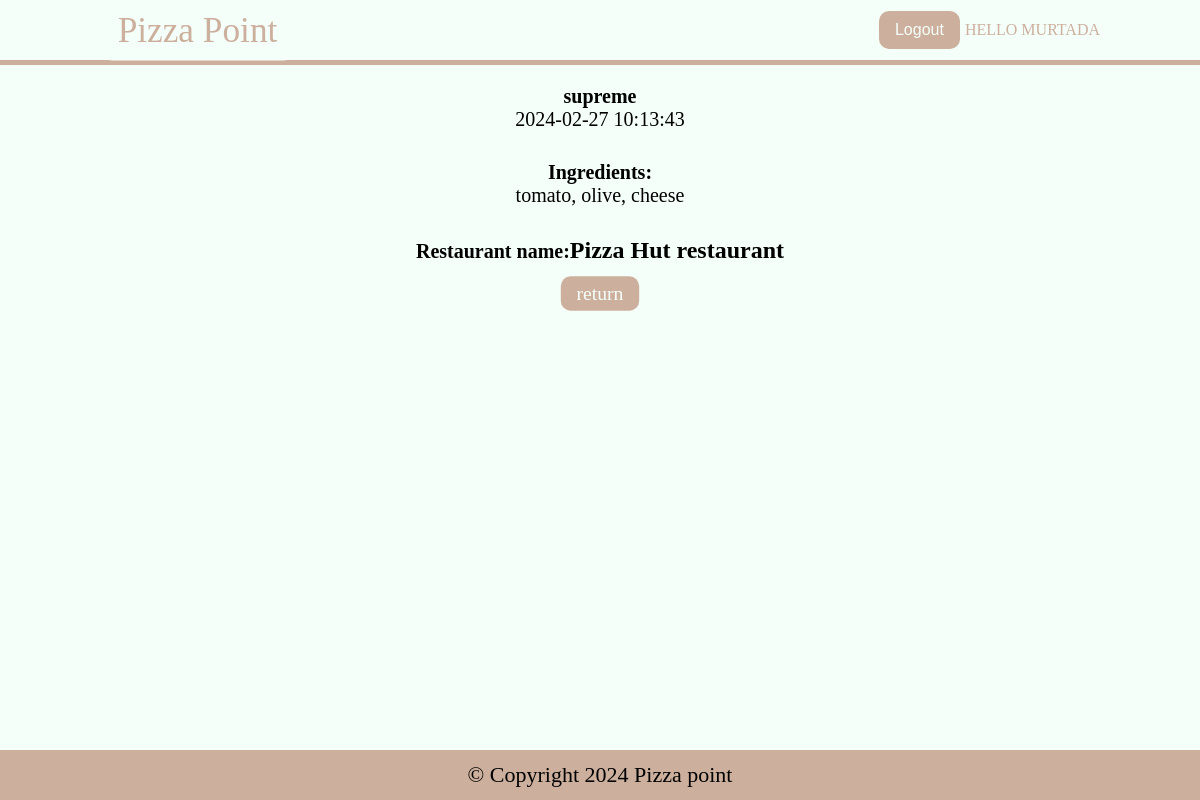
Page /clients/details/88 (signed in) on the committed database.
### tables this page shows
CREATE TABLE `pizzas` (
  `id` int(11) NOT NULL,
  `restaurant_id` int(11) NOT NULL,
  `title` varchar(255) NOT NULL,
  `ingredients` varchar(255) NOT NULL,
  `price` int(11) DEFAULT NULL,
  `created_at` timestamp NOT NULL DEFAULT current_timestamp()
);

CREATE TABLE `restaurants` (
  `id` int(11) NOT NULL,
  `name` varchar(255) NOT NULL,
  `email` varchar(255) NOT NULL,
  `password` varchar(255) NOT NULL,
  `account_type` varchar(255) DEFAULT 'restaurant'
);

### app/controllers/Clients.php (called while the page is built, shortened)
<?php
class Clients extends Controller
{
    private $clientModel;
    public function __construct()
    {
        $this->clientModel = $this->model('client');
    }
    public function details($id)
    {
        $result = $this->clientModel->getDetails($id);
        $data = [
            'pizza' => $result['pizza'],
            'res_name' => $result['res_name']
        ];
        $this->view('client/details', $data);
    }
}

### app/libraries/Core.php (called while the page is built, shortened)
<?php
class Core
{
    protected $routes = [
        'home' => ['controller' => 'clients', 'method' => 'index'],
        'bb' => ['controller' => 'SomeOtherController', 'method' => 'someMethod'],
    ];
    protected $currentController = 'users';
    protected $currentMethod = 'register';
    protected $params = [];
    public function __construct()
    {
        $url = $this->getUrl();
        if (!empty($url) && isset($this->routes[$url[0]])) {
            $route = $this->routes[$url[0]];
            $this->currentController = $route['controller'];
            $this->currentMethod = $route['method'];
            require_once '../app/controllers/' . $this->currentController  . '.php';
            $this->currentController = new $this->currentController;
            unset($url);
        } else {
            if (!empty($url) && file_exists('../app/controllers/' . ucwords($url[0]) . '.php')) {
                $this->currentController = ucwords($url[0]);
                unset($url[0]);
            }
            $this->currentController = new $this->currentController;
            if (isset($url[1])) {
                if (method_exists($this->currentController, $url[1])) {
                    $this->currentMethod = $url[1];
                    unset($url[1]);
                }
            }
            $this->params = $url ? array_values($url) : [];
        }
        call_user_func_array([$this->currentController, $this->currentMethod], $this->params);
    }
    public function getUrl()
    {
        if (isset($_GET['url'])) {
            $url = rtrim($_GET['url'], '/');
            $url = filter_var($url, FILTER_SANITIZE_URL);
            $url = explode('/', $url);
            return $url;
        }
    }
}

### public/index.php (called while the page is built, shortened)
<?php
    $init = new Core;
?>

### app/libraries/Database.php (called while the page is built, shortened)
<?php
class Database {
    private $host = DB_HOST;
    private $user = DB_USER;
    private $pass = DB_PASS;
    private $dbname = DB_NAME;
    private $dbh;
    private $stmt;
    public function __construct() {
        $dsn = 'mysql:host=' . $this->host . ';dbname=' . $this->dbname;
        try{
            $this->dbh = new PDO($dsn, $this->user, $this->pass);
        }catch(PDOException $e) {
            $this->error = $e->getMessage();
            echo $this->error;
        }
    }
    public function query($sql) {
        $this->stmt = $this->dbh->prepare($sql);
    }
    public function bind($param, $value, $type = null) {
        if(is_null($type)){
            switch(true){
                case is_int($value):
                    $type = PDO::PARAM_INT;
                    break;
                default:
                $type = PDO::PARAM_STR;
            }
        }
        $this->stmt->bindValue($param, $value, $type);
    }
    public function execute() {
        return $this->stmt->execute();
    }
    public function single() {
        $this->execute();
        return $this->stmt->fetch(PDO::FETCH_OBJ);
    }
}

### app/models/Client.php (called while the page is built, shortened)
<?php
class client
{
    private $db;
    public function __construct()
    {
        $this->db = new Database;
    }
    public function getDetails($id)
    {
        $this->db->query('SELECT * FROM pizzas WHERE id = :id');
        $this->db->bind('id', $id);
        if ($pizza = $this->db->single()) {
            $this->db->query('SELECT name FROM restaurants WHERE id = :id');
            $this->db->bind(':id', $pizza->restaurant_id);
            $res_name = $this->db->single();
            $results = [
                'pizza' => $pizza,
                'res_name' => $res_name
            ];
            return $results;
        } else {
            return false;
        }
    }
}

### app/views/client/details.php (the view)
<?php require APPROOT . '/views/inc/header.php'; ?>
<div class="details">
	<?php if ($data['pizza']) : ?>
		<h4><?php echo $data['pizza']->title; ?></h4>
		<p><?php echo date($data['pizza']->created_at); ?></p>
		<h5>Ingredients:</h5>
		<p><?php echo $data['pizza']->ingredients; ?></p>
		<div class="name">
			<h5>Restaurant name:</h5>
			<h6><?php echo $data['res_name']->name ;?> restaurant</h6>
		</div>
		<a href="<?php echo URLROOT; ?>/clients/restaurant/<?php echo $_SESSION['res_id'];?>" class="return">return</a>
	<?php else : ?>
		<h5>No such pizza exists.</h5>
	<?php endif ?>
</div>
<?php require APPROOT . '/views/inc/footer.php'; ?>

### public/css/style.css (style rules this page uses)
:root { --primary-color: #ccb09d; --white-color: #f5fffa; }
* { box-sizing: border-box; padding: 0; margin: 0; }
html, body { font-size: 62.5%; background: var(--white-color); }
h4 { text-align: center; font-size: 2.8rem; margin-top: 1rem; }
a { cursor: pointer; color: var(--white-color); background: var(--primary-color); text-align: center; display: inline-block; text-decoration: none; padding: 1rem 1.6rem; border-radius: 1rem; transform: scale(0.98); }
h6 { font-size: 2rem; margin-bottom: 0.2rem; }
.details { display: flex; flex-direction: column; justify-content: center; align-items: center; }
.details p { margin-bottom: 3rem; }
.details h4, .details p, .details h5, .details h5 { font-size: 2rem; }
.details .name { display: flex; justify-content: center; align-items: center; }
.details .name h6 { font-size: 2.4rem; }
.details .return { padding: 0.6rem 1.6rem; font-size: 2rem; margin: 1rem 0; }

### rows in the picture
pizzas: title "supreme", created_at "2024-02-27 10:13:43", ingredients "tomato, olive, cheese"
restaurants: name "Pizza Hut"

### other values in the picture
$_SESSION['user_name'] "MURTADA"
